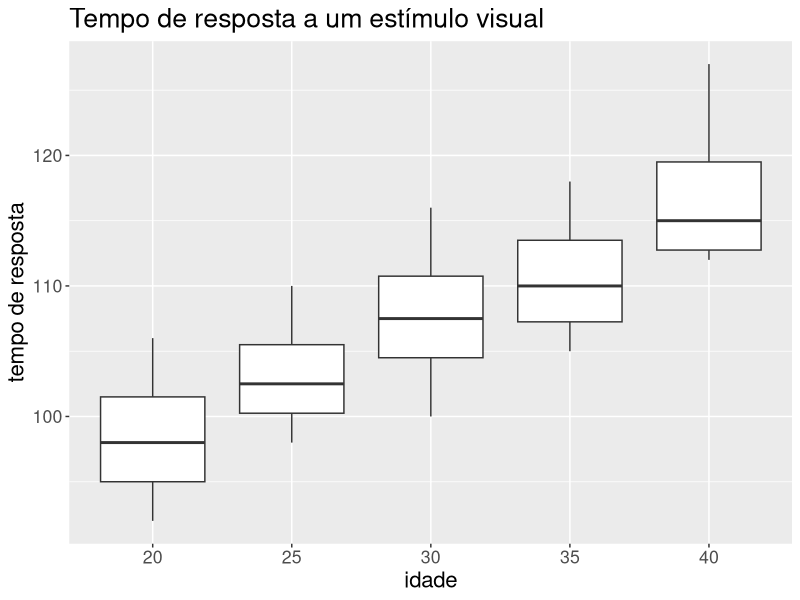
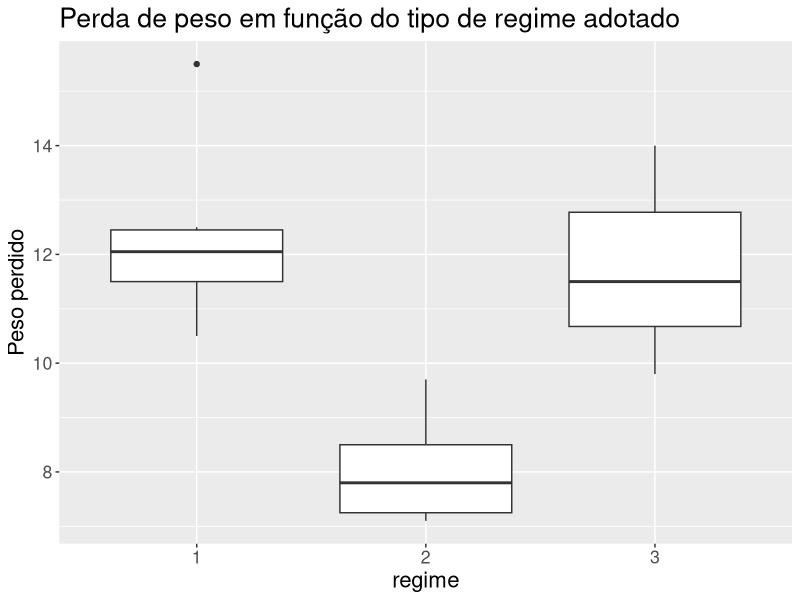

The R script that drew these images, in order:
## ---- chunk 1
knitr::opts_chunk$set(echo = TRUE)
## ---- chunk 2
library(dplyr)
library(ggplot2)
library(readxl)
library(combinat)
## ---- chunk 3
dados = read_excel("exemplo-15.1.xlsx")

dados = dados %>%
  mutate(W = as.factor(W))
## ---- chunk 4
result = anova(aov(Y ~ W, data = dados))
result
## ---- chunk 5
rsq = result$`Sum Sq`[1]/sum(result$`Sum Sq`)
rsq
## ---- chunk 6
dados = read_excel("problema15.3.xlsx")

dados = dados %>%
  mutate(x = as.factor(x))
## ---- chunk 7
cat(
  "Estimativa para o erro quadrático médio para o estimador da média:",
  sd(dados$y)/sqrt(nrow(dados)),
  "\n",
  "\nEstimativa para o erro quadrático médio para o estimador da variância:",
  2*sd(dados$y)^4/(nrow(dados) - 1)
  )
## ---- chunk 8
cat("Intervalo de confiança para a média:",
    "[",
    mean(dados$y) + c(-1,1)*qt(0.95, nrow(dados) - 1)*sd(dados$y)/sqrt(nrow(dados)),
    "]",
    "\nIntervalo de confiança para a variância:",
    "[",
    (nrow(dados) - 1)*sd(dados$y)^2/qchisq(0.975, nrow(dados) -1),
    (nrow(dados) - 1)*sd(dados$y)^2/qchisq(0.025, nrow(dados) -1),
    "]"
)
## ---- chunk 9
dados = mutate(dados, residuos = y - mean(y))
dados
## ---- chunk 10
result = anova(aov(y ~ x, dados))
result

rsq = result$`Sum Sq`[1]/sum(result$`Sum Sq`)

cat(
  "Coeficiente R2 do modelo:",
  rsq
  )
## ---- chunk 11
manha = c(4.2, 4.0, 3.1, 2.7, 2.3, 3.3, 4.1)
tarde = c(2.7, 2.4, 2.4, 2.2, 1.9, 1.8)
noite = c(4.6, 3.9, 3.8, 3.7, 3.6, 3.5, 3.4, 2.8)

dados = data.frame(
  desempenho = c(manha, tarde, noite), 
  turno = c(
    rep("D", length(manha) + length(tarde)), 
    rep("N", length(noite))
    )
)

dados = mutate(dados, turno = as.factor(turno))
## ---- chunk 12
result = anova(aov(desempenho ~ turno, dados))
result

rsq = result$`Sum Sq`[1]/sum(result$`Sum Sq`)

cat(
  "Coeficiente R2 do modelo:",
  rsq
  )
## ---- chunk 13
n_F = 50 #número de elementos no grupo fundamental
n_M = 20 #número de elementos no grupo médio
xbar_F = 111.50/n_F
xbar_M = 71/n_M
## ---- chunk 14
#variâncias dentro de cada grupo
s2_F = 259.93/n_F - xbar_F^2
s2_M = 258.89/n_M - xbar_M^2

#Soma dos quadrados dos resíduos dentro dos grupos
SQDen = (n_F - 1)*s2_F + (n_M - 1)*s2_M
## ---- chunk 15
#Média global
xbar = (n_F*xbar_F + n_M*xbar_M)/(n_F + n_M)

#Soma dos quadrados entre grupos
SQEnt = n_F*(xbar_F - xbar)^2 + n_M*(xbar_M - xbar)^2

#Soma dos quadrados totais,
SQTot = SQDen + SQEnt
## ---- chunk 16
QMEnt = SQEnt/1
QMDen = SQDen/(n_F + n_M - 2)
QMTot = SQTot/(n_F + n_M - 1)
## ---- chunk 17
F_ = QMEnt/QMDen
p = pf(F_, 1, n_F + n_M - 2, lower.tail = F)
rsq = SQEnt/SQTot

cat(
  " Rsq", 
  "\t\t",
  " F",
  "\t\t",
  " p\n",
  rsq,
  F_,
  p
  )
## ---- chunk 18
dados = read_excel("exemplo-15.3.xlsx")

dados = mutate(dados, regime = as.factor(regime))
## ---- chunk 19
dados = dados %>%
  filter(regime != 3)
## ---- chunk 20
result = anova(aov(peso_perdido ~ regime, dados))
result

rsq = result$`Sum Sq`[1]/sum(result$`Sum Sq`)

cat(
  "Coeficiente R2 do modelo:",
  rsq
  )
## ---- chunk 21
dados = read_excel("exemplo-15.1.xlsx")
dados = dados %>%
  mutate(X = as.factor(X))

result = anova(aov(Y ~ X, dados))
result

rsq = result$`Sum Sq`[1]/sum(result$`Sum Sq`)

cat(
  "Coeficiente R2 do modelo:",
  rsq
  )
## ---- chunk 22
dados %>%
  ggplot(aes(x = X, y = Y)) + 
  geom_boxplot() + 
  labs(
    x = "idade",
    y = "tempo de resposta",
    title = "Tempo de resposta a um estímulo visual"
  ) + 
  theme(text = element_text(size = 16))
## ---- chunk 23
dados = read_excel("problema15.3.xlsx")

dados = dados %>%
  mutate(z = as.factor(z))
## ---- chunk 24
result = anova(aov(y ~ z, dados))
result

rsq = result$`Sum Sq`[1]/sum(result$`Sum Sq`)

cat(
  "Coeficiente R2 do modelo:",
  rsq
  )
## ---- chunk 25
n_F = 50 #quantidade de elementos no fundamental
n_M = 20 #quantidade de elementos no médio
n_S = 10 #quantidade de elementos no superior
xbar_F = 111.50/n_F #média do nível fundamental
xbar_M = 71/n_M #média do nível médio
xbar_S = 84.30/n_S #média do nível superior
xbar = (n_F*xbar_F + n_M*xbar_M + n_S*xbar_S)/(n_F + n_M + n_S) #média geral
## ---- chunk 26
s2_F = 259.93/n_F - xbar_F^2 #Variância amostral para o nível fundamental
s2_M = 258.89/n_M - xbar_M^2 #Variância amostral para o nível médio
s2_S = 717.94/n_S - xbar_S^2#Variância amostral para o nível superior
## ---- chunk 27
SQDen = (n_F-1)*s2_F + (n_M-1)*s2_M + (n_S-1)*s2_S
SQEnt = n_F*(xbar_F - xbar)^2 + n_M*(xbar_M - xbar)^2 + n_S*(xbar_S - xbar)^2
SQTot = SQDen + SQEnt
## ---- chunk 28
QMEnt = SQEnt/2
QMDen = SQDen/(n_F + n_M + n_S - 3)
QMTot = SQTot/(n_F + n_M + n_S - 1)
## ---- chunk 29
F_ = QMEnt/QMDen
p = pf(F_, 2, n_F + n_M + n_S - 3, lower.tail = F)
rsq = SQEnt/SQTot

cat(
  " Rsq",
  "\t\t",
  " F",
  "\t\t",
  " p\n",
  rsq,
  F_,
  p
)
## ---- chunk 30
df = n_F + n_M + n_S - 3 #número de graus de liberdade
ep = sqrt(QMDen/n_S) #Erro padrão para xbar_S
cat(
  "Intervalo de confiança de 95% para o nível superior",
  xbar_S + c(-1,1)*qt(0.975, df)*ep
)
## ---- chunk 31
# Cálculo do erro padrão do estimador da diferença entre as médias dos grupos superior e fundamental
ep = sqrt(QMDen*(1/n_F + 1/n_S))
cat(
  "Diferença entre as médias do superior e do fundamental:",
  xbar_S - xbar_F + c(-1,1)*qt(0.975, df)*ep
)
## ---- chunk 32
# Cálculo do erro padrão do estimador da diferença entre as médias dos grupos superior e médio
ep = sqrt(QMDen*(1/n_M + 1/n_S))
cat(
  "Diferença entre as médias do superior e do médio:",
  xbar_S - xbar_M + c(-1,1)*qt(0.975, df)*ep
)
## ---- chunk 33
dados = data.frame(
  notas = c(85, 87, 92, 80, 84, 91, 91, 92, 86, 90),
  marca = factor(c(rep("A", 5), rep("B", 5)))
)
## ---- chunk 34
result = anova(aov(notas ~ marca, dados))
result

rsq = result$`Sum Sq`[1]/sum(result$`Sum Sq`)

cat(
  "Coeficiente R2 do modelo:",
  rsq
  )
## ---- chunk 35
dados = read_excel("problema15.11.xlsx") %>%
  mutate(tipo_laje = as.factor(tipo_laje))
## ---- chunk 36
result = anova(aov(q_agua ~ tipo_laje, dados))
result

rsq = result$`Sum Sq`[1]/sum(result$`Sum Sq`)

cat(
  "Coeficiente R2 do modelo:",
  rsq
  )
## ---- chunk 37
config = combn(c("I", "II", "III", "IV"), 2) #Configurações possíveis
config
m = ncol(config) #Número de combinações possíveis
## ---- chunk 38
se = sqrt(result$`Mean Sq`[2]) #Desvio padrão dos resíduos

grupos = dados %>%
  group_by(tipo_laje) %>%
  summarise(n = n(), xbar = mean(q_agua))

grupos
## ---- chunk 39
I = length(levels(dados$tipo_laje))#número de grupos
n = nrow(dados)
qb = qt(1 - (1/m)*0.05/2, df = n - I)
## ---- chunk 40
#Erro padrão para a diferença entre as médias dos grupos
ep = se*sqrt(1/5+1/5)

#Comparação das médias
cat(
  "IC(mu1 - mu2; 95%) =",
  grupos$xbar[1] - grupos$xbar[2] + c(-1,1)*qb*ep,
  "\nIC(mu1 - mu3; 95%) =",
  grupos$xbar[1] - grupos$xbar[3] + c(-1,1)*qb*ep,
  "\nIC(mu1 - mu4; 95%) =",
  grupos$xbar[1] - grupos$xbar[4] + c(-1,1)*qb*ep,
  "\nIC(mu2 - mu3; 95%) =",
  grupos$xbar[2] - grupos$xbar[3] + c(-1,1)*qb*ep,
  "\nIC(mu2 - mu4; 95%) =",
  grupos$xbar[2] - grupos$xbar[4] + c(-1,1)*qb*ep,
  "\nIC(mu3 - mu4; 95%) =",
  grupos$xbar[3] - grupos$xbar[4] + c(-1,1)*qb*ep
)
## ---- chunk 41
dados = read_excel("problema15.12.xlsx") %>%
  mutate(processo = as.factor(processo))
## ---- chunk 42
result = anova(aov(q_absorvida ~ processo, dados))
result

rsq = result$`Sum Sq`[1]/sum(result$`Sum Sq`)

cat(
  "Coeficiente R2 do modelo:",
  rsq
  )
## ---- chunk 43
config = combn(LETTERS[1:5], 2)
config
m = ncol(config) #número de configurações
## ---- chunk 44
grupos = dados %>%
  group_by(processo) %>%
  summarise(n = n(), xbar = mean(q_absorvida))

grupos
## ---- chunk 45
n = nrow(dados) 
I = length(levels(dados$processo)) #número de grupos
qb = qt(1-(1/m)*0.05/2, df = n - I) #quantil
se = sqrt(result$`Mean Sq`[2])
## ---- chunk 46
ep = se*sqrt(1/5 + 1/5)
## ---- chunk 47
####Comparação das médias
cat(
  "IC(mu_A - mu_B; 95%) =",
  grupos$xbar[1] - grupos$xbar[2] + c(-1,1)*qb*ep,
  "\nIC(mu_A - mu_C; 95%) =",
  grupos$xbar[1] - grupos$xbar[3] + c(-1,1)*qb*ep,
  "\nIC(mu_A - mu_D; 95%) =",
  grupos$xbar[1] - grupos$xbar[4] + c(-1,1)*qb*ep,
  "\nIC(mu_A - mu_E; 95%) =",
  grupos$xbar[1] - grupos$xbar[5] + c(-1,1)*qb*ep,
  "\nIC(mu_B - mu_C; 95%) =",
  grupos$xbar[2] - grupos$xbar[3] + c(-1,1)*qb*ep,
  "\nIC(mu_B - mu_D; 95%) =",
  grupos$xbar[2] - grupos$xbar[4] + c(-1,1)*qb*ep,
  "\nIC(mu_B - mu_E; 95%) =",
  grupos$xbar[2] - grupos$xbar[5] + c(-1,1)*qb*ep,
  "\nIC(mu_C - mu_D; 95%) =",
  grupos$xbar[3] - grupos$xbar[4] + c(-1,1)*qb*ep,
  "\nIC(mu_C - mu_E; 95%) =",
  grupos$xbar[3] - grupos$xbar[5] + c(-1,1)*qb*ep,
  "\nIC(mu_D - mu_E; 95%) =",
  grupos$xbar[4] - grupos$xbar[5] + c(-1,1)*qb*ep
)
## ---- chunk 48
dados = read_excel("problema15.13.xlsx")
dados = mutate(dados, metodo = as.factor(metodo))
## ---- chunk 49
result = anova(aov(nota ~ metodo, dados))
result

rsq = result$`Sum Sq`[1]/sum(result$`Sum Sq`)

cat(
  "Coeficiente R2 do modelo:",
  rsq
  )
## ---- chunk 50
grupos = dados %>%
  group_by(metodo) %>%
  summarise(n = n(), xbar = mean(nota))

grupos
## ---- chunk 51
n = nrow(dados)
I = length(levels(dados$metodo)) #número de grupos
m = 3 #número de comparações
qb = qt(1-(1/m)*0.05/2, df = n - I) #quantil
se = sqrt(result$`Mean Sq`[2])
## ---- chunk 52
ep = se*sqrt(1/8 + 1/8)
## ---- chunk 53
cat(
  "IC(mu1 - mu2; 95%) =",
  grupos$xbar[1] - grupos$xbar[2] + c(-1,1)*qb*ep,
  "\nIC(mu1 - mu3; 95%) =",
  grupos$xbar[1] - grupos$xbar[3] + c(-1,1)*qb*ep,
  "\nIC(mu2 - mu3; 95%) =",
  grupos$xbar[2] - grupos$xbar[3] + c(-1,1)*qb*ep
)
## ---- chunk 54
dados = data.frame(
  vendas = c(
    15, 20, 9, 12, 21, 23, 19, 25, 9, 13, 20, 18
  ),
  embalagem = factor(c(rep("A", 4), rep("B", 4), rep("C", 4)))
)
## ---- chunk 55
result = anova(aov(vendas ~ embalagem, dados))
result

rsq = result$`Sum Sq`[1]/sum(result$`Sum Sq`)
cat(
  "Coeficiente R2 do modelo:",
  rsq
  )
## ---- chunk 56
grupos = dados %>%
  group_by(embalagem) %>%
  summarise(n = n(), xbar = mean(vendas))
grupos
## ---- chunk 57
n = nrow(dados) #quantidade total de elementos
m = 3 #Número de comparações
I = length(levels(dados$embalagem))
qb = qt(1-(1/m)*0.05/2, df = n - I) #quantil
se = sqrt(result$`Mean Sq`[2])
## ---- chunk 58
ep = se*sqrt(1/4 + 1/4)
## ---- chunk 59
cat(
  "IC(muA - muB; 95%) =",
  grupos$xbar[1] - grupos$xbar[2] + c(-1,1)*qb*ep,
  "\nIC(muA - muC; 95%) =",
  grupos$xbar[1] - grupos$xbar[3] + c(-1,1)*qb*ep,
  "\nIC(muB - muC; 95%) =",
  grupos$xbar[2] - grupos$xbar[3] + c(-1,1)*qb*ep
)
## ---- chunk 60
dados = read_excel("problema15.15.xlsx")
dados = mutate(dados, receita = as.factor(receita))
## ---- chunk 61
result = anova(aov(nota ~ receita, dados))
result

rsq = result$`Sum Sq`[1]/sum(result$`Sum Sq`)
cat(
  "Coeficiente R2 do modelo:",
  rsq
  )
## ---- chunk 62
xbar_H = 28.75
nH = 65
sH = 3.54

xbar_E = 35.21
nE = 12
sE = 5.46

xbar_B = 43.90
nB = 8
sB = 4.93
## ---- chunk 63
#Média global
xbar = (nH*xbar_H + nE*xbar_E + nB*xbar_B)/(nH + nE + nB)

SQDen = (nH - 1)*sH^2 + (nE - 1)*sE^2 + (nB - 1)*sB^2
SQEnt = nH*(xbar_H - xbar)^2 + nE*(xbar_E - xbar)^2 + 
  nB*(xbar_B - xbar)^2
SQTot = SQDen + SQEnt
## ---- chunk 64
QMDen = SQDen/(nH + nE + nB - I)
QMEnt = SQEnt/(I - 1)

F_ = QMEnt/QMDen
p = pf(F_, I-1, nH + nE + nB - I, lower.tail = F)
rsq = SQEnt/SQTot

cat(
  " Rsq",
  "\t\t",
  " F",
  "\t\t",
  " p\n",
  rsq,
  F_,
  p
)
## ---- chunk 65
#Desvio padrão dos resíduos
se = sqrt(QMDen)
#Erros padrões para as diferenças entre médias
ep_HE = se*sqrt(1/nH + 1/nE)
ep_HB = se*sqrt(1/nH + 1/nB)
ep_EB = se*sqrt(1/nE + 1/nB)

#Quantil que define o IC(95%)
qb = qt(1-(1/3)*0.05/2, nH + nE + nB - I)
## ---- chunk 66
cat(
  "IC(muH - muE; 95%) =",
  xbar_H - xbar_E + c(-1,1)*qb*ep_HE,
  "\nIC(muH - muB; 95%) =",
  xbar_H - xbar_B + c(-1,1)*qb*ep_HB,
  "\nIC(muE - muB; 95%) =",
  xbar_E - xbar_B + c(-1,1)*qb*ep_EB
)
## ---- chunk 67
dados = read_excel("problema15.17.xlsx")
dados = mutate(dados, livro = as.factor(livro))
## ---- chunk 68
result = anova(aov(numero_vezes ~ livro, dados))
result

rsq = result$`Sum Sq`[1]/sum(result$`Sum Sq`)
cat(
  "Coeficiente R2 do modelo:",
  rsq
)
## ---- chunk 69
config = combn(1:4, 2) #comparações possíveis
config
m = ncol(config) #número de comparações possíveis
## ---- chunk 70
grupos = dados %>%
  group_by(livro) %>%
  summarise(n = n(), xbar = mean(numero_vezes))
grupos
## ---- chunk 71
n1 = grupos$n[1]
n2 = grupos$n[2]
n3 = grupos$n[3]
n4 = grupos$n[4]
I = length(levels(dados$livro)) #número de grupos
#Devio padrão dos resíduos
se = sqrt(result$`Mean Sq`[2])
#Erro padrão para as diferenças entre médias
ep12 = se*sqrt(1/n1 + 1/n2)
ep13 = se*sqrt(1/n1 + 1/n3)
ep14 = se*sqrt(1/n1 + 1/n4)
ep23 = se*sqrt(1/n2 + 1/n3)
ep24 = se*sqrt(1/n2 + 1/n4)
ep34 = se*sqrt(1/n3 + 1/n4)

#Quantil corrigido para o IC(95%)
qb = qt(1-(1/m)*0.05/2, df = nrow(dados) - I)
## ---- chunk 72
cat(
  "IC(mu_1 - mu_2; 95%) =",
  grupos$xbar[1] - grupos$xbar[2] + c(-1,1)*qb*ep12,
  "\nIC(mu_1 - mu_3; 95%) =",
  grupos$xbar[1] - grupos$xbar[3] + c(-1,1)*qb*ep13,
  "\nIC(mu_1 - mu_4; 95%) =",
  grupos$xbar[1] - grupos$xbar[4] + c(-1,1)*qb*ep14,
  "\nIC(mu_2 - mu_3; 95%) =",
  grupos$xbar[2] - grupos$xbar[3] + c(-1,1)*qb*ep23,
  "\nIC(mu_2 - mu_4; 95%) =",
  grupos$xbar[2] - grupos$xbar[4] + c(-1,1)*qb*ep24,
  "\nIC(mu_3 - mu_4; 95%) =",
  grupos$xbar[3] - grupos$xbar[4] + c(-1,1)*qb*ep34
)
## ---- chunk 73
manha = c(4.2, 4.0, 3.1, 2.7, 2.3, 3.3, 4.1)
tarde = c(2.7, 2.4, 2.4, 2.2, 1.9, 1.8)
noite = c(4.6, 3.9, 3.8, 3.7, 3.6, 3.5, 3.4, 2.8)

dados = data.frame(
  desempenho = c(manha, tarde, noite), 
  turno = c(
    rep("M", length(manha)),
    rep("T", length(tarde)),
    rep("N", length(noite))
    )
)

dados = mutate(dados, turno = as.factor(turno))
## ---- chunk 74
result = anova(aov(desempenho ~ turno, dados))
result

rsq = result$`Sum Sq`[1]/sum(result$`Sum Sq`)

cat(
  "Coeficiente R2 do modelo:",
  rsq
  )
## ---- chunk 75
grupos = dados %>%
  group_by(turno) %>%
  summarise(n = n(), xbar = mean(desempenho))

grupos
## ---- chunk 76
#Tamanhos dos grupos
n1 = grupos$n[1] #Tamanho do grupo matinal
n2 = grupos$n[2] #Tamanho do grupo noturno
n3 = grupos$n[3] #Tamanho do grupo da tarde
n = nrow(dados)
I = length(levels(dados$turno))
m = 3 #Número de comparações

#Desvio padrão dos resíduos
se = sqrt(result$`Mean Sq`[2])

#Erro padrão para as comparações entre médias:
ep12 = se*sqrt(1/n1 + 1/n2)
ep13 = se*sqrt(1/n1 + 1/n3)
ep23 = se*sqrt(1/n2 + 1/n3)

#Quantil para o IC(95%), corrigido pelo fator de Bolfarrini:
qb = qt(1-(1/m)*0.05/2, df = n - I)
## ---- chunk 77
cat(
  "IC(mu_M - mu_T; 95%) =",
  grupos$xbar[1] - grupos$xbar[3] + c(-1,1)*qb*ep13,
  "\nIC(mu_M - mu_N; 95%) =",
  grupos$xbar[1] - grupos$xbar[2] + c(-1,1)*qb*ep12,
  "\nIC(mu_T - mu_N; 95%) =",
  grupos$xbar[3] - grupos$xbar[2] + c(-1,1)*qb*ep23
)
## ---- chunk 78
dados = read_excel("exemplo-15.3.xlsx")

dados = mutate(dados, regime = as.factor(regime))
## ---- chunk 79
result = anova(aov(peso_perdido ~ regime, dados))
result

rsq = result$`Sum Sq`[1]/sum(result$`Sum Sq`)

cat(
  "Coeficiente R2 do modelo:",
  rsq
  )
## ---- chunk 80
dados %>%
  ggplot(aes(x = regime, y = peso_perdido)) + 
  geom_boxplot() + 
  labs(
    x = "regime",
    y = "Peso perdido",
    title = "Perda de peso em função do tipo de regime adotado"
  ) + 
  theme(text = element_text(size = 16))
## ---- chunk 81
grupos = dados %>%
  group_by(regime) %>%
  summarise(n = n(), xbar = mean(peso_perdido))

grupos
## ---- chunk 82
#Tamanhos dos grupos
n = nrow(dados)
I = length(levels(dados$regime))
m = 3 #Número de comparações

#Desvio padrão dos resíduos
se = sqrt(result$`Mean Sq`[2])

#Erro padrão para as comparações entre médias:
ep = se*sqrt(1/6 + 1/6)

#Quantil para o IC(95%), corrigido pelo fator de Bolfarrini:
qb = qt(1-(1/m)*0.05/2, df = n - I)
## ---- chunk 83
cat(
  "IC(mu_1 - mu_2; 95%) =",
  grupos$xbar[1] - grupos$xbar[2] + c(-1,1)*qb*ep,
  "\nIC(mu_1 - mu_3; 95%) =",
  grupos$xbar[1] - grupos$xbar[3] + c(-1,1)*qb*ep,
  "\nIC(mu_2 - mu_3; 95%) =",
  grupos$xbar[2] - grupos$xbar[3] + c(-1,1)*qb*ep
)
## ---- chunk 84
se = sqrt(result$`Mean Sq`[2])
I = length(levels(dados$regime))
n = nrow(dados)
grupos = dados %>%
  group_by(regime) %>%
  summarise(n = n(), s = sd(peso_perdido))
grupos
## ---- chunk 85
M = (n - I)*log(se^2, base = exp(1)) - sum((grupos$n - 1)*log(grupos$s^2, base = exp(1)))

C = 1 + (1/(3*(I - 1)))*( sum(1/(grupos$n - 1)) - (1/(n-1)) )

xsi = M/C
## ---- chunk 86
p = pchisq(xsi, df = I - 1, lower.tail = F)

p
## ---- chunk 87
mu = 100
sigma = 20
cat(
  "intervalo com 95% das vendas =",
  mu + c(-1, 1)*qnorm(0.975)*sigma
)
## ---- chunk 88
c(qnorm(0.025, mu, sigma), qnorm(0.975, mu, sigma))
## ---- chunk 89
# Média amostral
xbar = 100
# Erro padrão da média amostral
ep = sigma/sqrt(9)
cat(
  "IC(xbar, 95%) =",
  xbar + c(-1, 1)*qnorm(0.975)*ep
)
## ---- chunk 90
x = c(157, 162, 135, 136, 154, 178, 180, 127, 128)
xbar = mean(x)
xbar
## ---- chunk 91
s = sd(x)
s
## ---- chunk 92
# Média amostral
xbar = mean(x)
s = sd(x)
n = length(x)
# Erro padrão da média amostral
ep = s/sqrt(n)
cat(
  "IC(xbar, 95%) =",
  xbar + c(-1, 1)*qnorm(0.975)*ep
)
## ---- chunk 93
cat(
  "IC(sigma^2; 95%) =",
  c(
    sqrt((n-1)*s^2/qchisq(0.975, df = n-1)),
    sqrt((n-1)*s^2/qchisq(0.025, df = n-1))
    )
)
## ---- chunk 94
# Média amostral
xbar = mean(x)
s = sd(x)
n = length(x)
# Erro padrão da média amostral
ep = s/sqrt(n)
cat(
  "IC(xbar, 95%) =",
  xbar + c(-1, 1)*qnorm(0.975)*ep
)
## ---- chunk 95
cat("IP(X; 95%) =",
    xbar + c(-1,1)*qt(0.975, df = n-1)*s*sqrt(1+1/n)
    )
## ---- chunk 96
dados = read_excel("exemplo-15.1.xlsx")
## ---- chunk 97
head(dados)
## ---- chunk 98
dados = dados %>%
  mutate(
    X = as.factor(X)
  )
head(dados)
## ---- chunk 99
y = dados %>%
  filter(X == "40") %>%
  select(Y)

ybar = mean(y$Y)
n = nrow(y)
se = sd(y$Y)
q = qt(0.975, n-1)

cat(
  "IP(Y, 95%) =",
  ybar + c(-1,1)*q*se*sqrt(1+1/n)
)
## ---- chunk 100
cat(
  "IC(mu, 95%) =",
  ybar + c(-1,1)*q*se/sqrt(n)
)
## ---- chunk 101
ybar = 1639.5/50
s = sqrt(56950.33/50 - ybar^2)

cat("IP(Y_f; 95%) =",
    ybar + c(-1,1)*qt(0.975, 50-1)*s*sqrt(1 + 1/50)
    )
